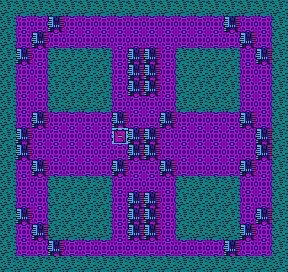

Tiled map render using the project's own tile images. Description and the whole map definition, tile-layer contents included, below:
An orthogonal 18x17 tile map with 16x16 px tiles, 1 tile layer (tilemap), 1 hidden layer not drawn and 7 objects (6x npc, transfer).

<map version="1.0" tiledversion="1.1.3" orientation="orthogonal" renderorder="right-down" width="18" height="17" tilewidth="16" tileheight="16" infinite="0" nextobjectid="8">
 <properties>
  <property name="background_tile" type="int" value="80" />
  <property name="bgm" value="town" />
 </properties>
 <tileset firstgid="1" source="tileset.tsx" />
 <layer name="tilemap" width="18" height="17" locked="1">
  <data encoding="csv">
81,81,81,81,81,81,81,81,81,81,81,81,81,81,81,81,81,81,
81,73,73,75,73,73,73,73,73,73,73,73,73,73,75,73,73,81,
81,73,75,73,73,73,73,73,73,73,73,73,73,73,73,75,73,81,
81,75,73,81,81,81,81,73,75,75,73,81,81,81,81,73,75,81,
81,73,73,81,81,81,81,73,75,75,73,81,81,81,81,73,73,81,
81,73,73,81,81,81,81,73,75,75,73,81,81,81,81,73,73,81,
81,73,73,81,81,81,81,73,73,73,73,81,81,81,81,73,73,81,
81,73,75,73,73,73,73,75,73,73,75,73,73,73,73,75,73,81,
81,75,73,73,73,73,73,76,75,75,73,73,73,73,73,73,75,81,
81,75,73,73,73,73,73,73,75,75,73,73,73,73,73,73,75,81,
81,73,75,73,73,73,73,75,73,73,75,73,73,73,73,75,73,81,
81,73,73,81,81,81,81,73,73,73,73,81,81,81,81,73,73,81,
81,73,73,81,81,81,81,73,75,75,73,81,81,81,81,73,73,81,
81,75,73,81,81,81,81,73,75,75,73,81,81,81,81,73,75,81,
81,73,75,81,81,81,81,73,75,75,73,81,81,81,81,75,73,81,
81,73,73,75,73,73,73,73,73,73,73,73,73,73,75,73,73,81,
81,81,81,81,81,81,81,81,81,81,81,81,81,81,81,81,81,81
</data>
 </layer>
 <layer name="collision" width="18" height="17" visible="0" locked="1">
  <data encoding="csv">
256,256,256,256,256,256,256,256,256,256,256,256,256,256,256,256,256,256,
256,0,0,256,0,0,0,0,0,0,0,0,0,0,256,0,0,256,
256,0,256,0,0,0,0,0,0,0,0,0,0,0,0,256,0,256,
256,256,0,256,256,256,256,0,256,256,0,256,256,256,256,0,256,256,
256,0,0,256,256,256,256,0,256,256,0,256,256,256,256,0,0,256,
256,0,0,256,256,256,256,0,256,256,0,256,256,256,256,0,0,256,
256,0,0,256,256,256,256,0,0,0,0,256,256,256,256,0,0,256,
256,0,256,0,0,0,0,256,0,0,256,0,0,0,0,256,0,256,
256,256,0,0,0,0,0,0,256,256,0,0,0,0,0,0,256,256,
256,256,0,0,0,0,0,0,256,256,0,0,0,0,0,0,256,256,
256,0,256,0,0,0,0,256,0,0,256,0,0,0,0,256,0,256,
256,0,0,256,256,256,256,0,0,0,0,256,256,256,256,0,0,256,
256,0,0,256,256,256,256,0,256,256,0,256,256,256,256,0,0,256,
256,256,0,256,256,256,256,0,256,256,0,256,256,256,256,0,256,256,
256,0,256,256,256,256,256,0,256,256,0,256,256,256,256,256,0,256,
256,0,0,256,0,0,0,0,0,0,0,0,0,0,256,0,0,256,
256,256,256,256,256,256,256,256,256,256,256,256,256,256,256,256,256,256
</data>
 </layer>
 <objectgroup name="object">
  <object id="1" name="road_to_laboratory_4" type="transfer" gid="242" x="112" y="144" width="16" height="16">
   <properties>
    <property name="transfer_map" value="road_to_laboratory_4" />
    <property name="transfer_x" type="int" value="26" />
    <property name="transfer_y" type="int" value="2" />
   </properties>
  </object>
  <object id="2" name="skeleton-1" type="npc" gid="241" x="112" y="192" width="16" height="16">
   <properties>
    <property name="animation" value="down" />
    <property name="sprite" value="skeleton" />
   </properties>
  </object>
  <object id="3" name="skeleton-2" type="npc" gid="241" x="160" y="256" width="16" height="16">
   <properties>
    <property name="animation" value="down" />
    <property name="sprite" value="skeleton" />
   </properties>
  </object>
  <object id="4" name="dolphin-1" type="npc" gid="241" x="64" y="80" width="16" height="16">
   <properties>
    <property name="animation" value="down" />
    <property name="sprite" value="dolphin" />
   </properties>
  </object>
  <object id="5" name="dolphin-2" type="npc" gid="241" x="64" y="208" width="16" height="16">
   <properties>
    <property name="animation" value="down" />
    <property name="sprite" value="dolphin" />
   </properties>
  </object>
  <object id="6" name="orca-1" type="npc" gid="241" x="192" y="80" width="16" height="16">
   <properties>
    <property name="animation" value="down" />
    <property name="sprite" value="orca" />
   </properties>
  </object>
  <object id="7" name="orca-2" type="npc" gid="241" x="192" y="208" width="16" height="16">
   <properties>
    <property name="animation" value="down" />
    <property name="sprite" value="orca" />
   </properties>
  </object>
 </objectgroup>
</map>
